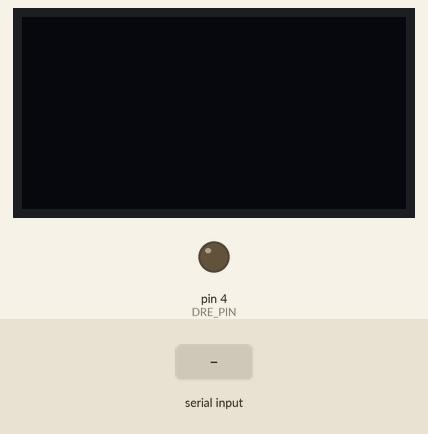
This sketch was run on a simulated Arduino Uno, built with avr-gcc and run on an emulated ATmega328P. Parts: 128×64 one-colour display, output pins drawn as LEDs (lit = HIGH). The test bench sets the inputs (shaded band). The OLED is the two-colour kind (top 16 rows yellow); what the sketch prints to the serial monitor is not drawn.

Above: at 1.2 s.
1.3 s: "1" received over the second serial link
At 3.0 s:
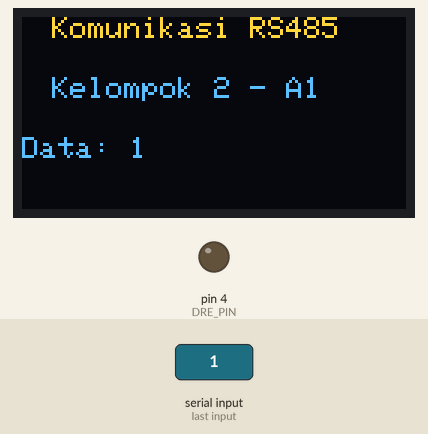
3.8 s: "0" received over the second serial link
At 6.0 s:
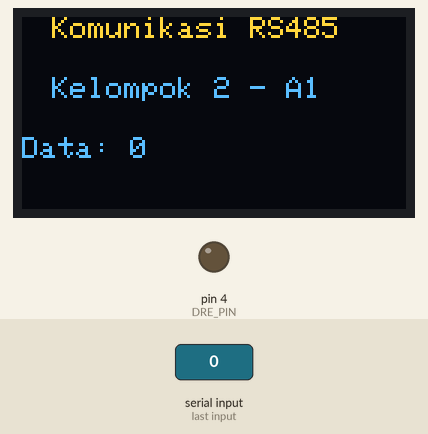
6.3 s: "2" received over the second serial link
Timing chart, 0 to 9.3 s (numbered marks = the images above; inputs shaded):
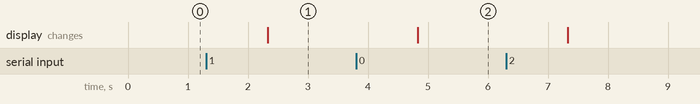

Measured:
- after the input at 1.3 s, the display: changes after 1.0 s (image 1)
- after the input at 3.8 s, the display: changes after 1.0 s (image 2)

The sketch:

Program3_TransmisiData_Receiver.ino
```cpp
/*
  ============================================================
  Project   : RS485 Slave Receiver – Display Data Analog on OLED
  Board     : ESP32
  Deskripsi :
    Program ini berfungsi sebagai slave receiver yang menerima
    data dari master melalui modul RS485 (MAX485).
    Data yang diterima kemudian ditampilkan pada Serial Monitor
    dan layar OLED menggunakan protokol I2C.

  Perangkat :
    - ESP32
    - Modul RS485 (MAX485)
    - OLED Display 0.96" I2C (alamat 0x3C)

  Koneksi :
    MAX485  ->  ESP32
      RO    ->  RX_PIN (GPIO16)
      DI    ->  TX_PIN (GPIO17)
      DE,RE ->  DRE_PIN (GPIO4)
      VCC   ->  5V
      GND   ->  GND

    OLED    ->  ESP32
      SDA   ->  GPIO21
      SCL   ->  GPIO22

  Baudrate : 9600 bps
  Author   : Rizky Ananda S
  Date     : 20 Oktober 2024
  Version  : 2.0 (Last Update 4 November 2025)
  ============================================================
*/

// Masukan library Yang digunakan
#include <SoftwareSerial.h>
#include <SPI.h>
#include <Wire.h>
#include <Adafruit_GFX.h>
#include <Adafruit_SSD1306.h>

// Konfigurasi Pin RS485, OLED
// RS485
#define RX_PIN   16   // MAX485 RO -> RX ESP32
#define TX_PIN   17   // MAX485 DI -> TX ESP32
#define DRE_PIN  4    // MAX485 DE & RE -> GPIO4

//OLED
#define SCREEN_WIDTH  128
#define SCREEN_HEIGHT 64
#define OLED_RESET    -1
#define SCREEN_ADDRESS 0x3C

Adafruit_SSD1306 display(SCREEN_WIDTH, SCREEN_HEIGHT, &Wire, OLED_RESET);

// Objek Software Serial
SoftwareSerial mySerial(RX_PIN, TX_PIN); // RX, TX


// Setup Awal
void setup() {
  // Inisialisasi komunikasi serial
  Serial.begin(9600);
  mySerial.begin(9600);

  // Setup pin RS485
  pinMode(DRE_PIN, OUTPUT);
  digitalWrite(DRE_PIN, LOW); // mode receive

  // Inisialisasi OLED
  if (!display.begin(SSD1306_SWITCHCAPVCC, SCREEN_ADDRESS)) {
    Serial.println(F("Gagal inisialisasi OLED!"));
    for (;;); // Berhenti di sini jika OLED gagal
  }

  // Tampilan awal OLED
  display.clearDisplay();
  display.setTextSize(1);
  display.display();
}

// Loop Utama
void loop() {
  // Cek apakah ada data dari RS485 (via SoftwareSerial)
  if (mySerial.available()) {
    // Baca string data yang dikirim dari master
    String message = mySerial.readString();

    // Cetak Hasil Transmisi Data
    // Tampilkan di Serial Monitor
    Serial.print("Data diterima: ");
    Serial.println(message);

    // Tampilkan di OLED
    display.clearDisplay();
    display.setTextSize(1);
    display.setTextColor(WHITE);
    display.setCursor(10, 0);
    display.print("Komunikasi RS485");
    display.setCursor(10, 20);
    display.print("Kelompok 2 - A1");
    display.setCursor(0, 40);
    display.print("Data: ");
    display.print(message);
    display.display();
  }
}
```
